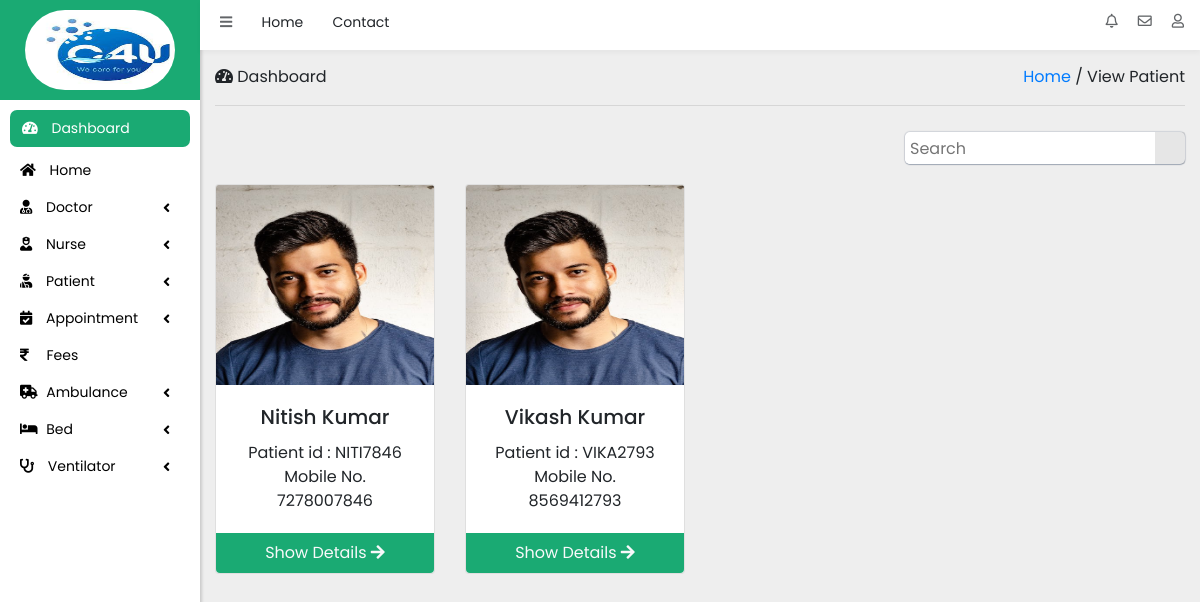
The app's page /Admin/view_patient.php (signed in) with its own data.
### tables this page shows
CREATE TABLE `add_patient` (
  `id` int(11) NOT NULL,
  `name` varchar(50) NOT NULL,
  `fname` varchar(50) NOT NULL,
  `phone` bigint(10) NOT NULL,
  `mail` varchar(50) NOT NULL,
  `dob` date NOT NULL,
  `adhar` bigint(12) NOT NULL,
  `gender` varchar(20) NOT NULL,
  `rel` varchar(20) NOT NULL,
  `patient_id` varchar(10) NOT NULL,
  `vill` varchar(50) NOT NULL,
  `post` varchar(50) NOT NULL,
  `police` varchar(50) NOT NULL,
  `dist` varchar(50) NOT NULL,
  `state` varchar(20) NOT NULL,
  `pin` int(6) NOT NULL,
  `image` varchar(100) NOT NULL
);

### Admin/view_patient.php (the view, shortened to what this page needs)
<?php
    if(isset($_SESSION['user_id'])){
    include "include/header.php";
    include "include/sidebar.php";
    include "include/top-header.php";
?>
<div class="container-fluid">
        <div class="row">
			<div class="col-12">
				<div class="dashboard-title">
					<span><i class="fas fa-tachometer-alt"></i> Dashboard</span> <span class="float-right"><a href="index.php">Home</a> / View Patient</span><hr>
				</div>
			</div>
		</div>
        <div class="row">
            <div class="col-12 col-md-12">
                <div class="search-patient-input-box">
                    <input type="text" name="search-patient" id="myInput" placeholder="Search"><i class="fas fa-search" onclick="search_patient()"></i>
                </div>
            </div>
        </div>
        <div class="row">
            <?php
                include "sql/config.php";
                $sql = "SELECT * FROM add_patient";
                $table = mysqli_query($conn, $sql);
                if(mysqli_num_rows($table) > 0){
                    while($row = mysqli_fetch_array($table)){
            ?>
            <div class="col-12 col-sm-6 col-md-4 col-lg-3">
                <div class="card">
                    <img src="sql/patient_image/<?php echo $row['image']; ?>" class="card-img-top" alt="Patient" height="200">
                    <div class="card-body">
                        <h5 class="card-title text-center"><?php echo $row['name']; ?></h5>
                        <p class="card-text text-center">Patient id : <?php echo $row['patient_id'];?> <br> Mobile No. <?php echo $row['phone'];?></p>
                    </div>
                    <a href="showallPatient.php?id=<?php echo $row['id']; ?>" class="card-link"><p id="showPatientDetail" class="text-light text-center m-0 p-2 rounded-bottom">Show Details <i class="fas fa-arrow-right"></i></p></a>
                </div>
            </div>
            <?php
                    }
                }else{
                    echo "no patient found";
                }
            ?>
        </div>
</div>
<?php
    include "include/footer.php";
    }else{
        header("Location: loginPage.php");
    }
?>

### Admin/include/header.php (shortened to what this page needs)
<!DOCTYPE html>
<html lang="en">
<head>
    <link href="https://pro.fontawesome.com/releases/v5.10.0/css/all.css" rel="stylesheet">
    <link class="jsbin" href="http://ajax.googleapis.com/ajax/libs/jqueryui/1/themes/base/jquery-ui.css" rel="stylesheet" type="text/css" />
    <link rel="stylesheet" href="https://cdn.jsdelivr.net/npm/bootstrap@4.6.2/dist/css/bootstrap.min.css">
    <link rel="stylesheet" href="css/style.css">
    <link rel="stylesheet" href="css/add_doctor.css">
    <link rel="stylesheet" href="css/add_nurse.css">
    <link rel="stylesheet" href="css/add_patient.css">
    <link rel="stylesheet" href="css/view_doctor.css">
    <link rel="stylesheet" href="css/view_appointment.css">
    <link rel="stylesheet" href="css/book_ambulance.css">
    <link rel="stylesheet" href="css/view_nurse.css">
    <link rel="stylesheet" href="css/showall.css">
    <link rel="stylesheet" href="css/showallNurse.css">
    <link rel="stylesheet" href="css/view_patient.css">
    <link rel="stylesheet" href="css/showallPatient.css">
    <link rel="stylesheet" href="css/visitedPatient_appointment.css">
    <link rel="stylesheet" href="css/newPatient_appointment.css">
    <link rel="stylesheet" href="css/appointmentQuestion.css">
    <link rel="stylesheet" href="css/loginPage.css">
</head>
<body>

### Admin/include/sidebar.php (shortened to what this page needs)
<div class="container-fluid">
        <div class="row">
            <div class="col-12 col-md-2 m-0 p-0">
                <div class="sidebar">
                    <div class="sidebar-top">
                        <img src="img/logo.jpeg" alt="logo" height="80px" width="150px">
                    </div>
                    <div id="sidebar-bottom">
                        <nav>
                            <a href="javascript:void(0)" id="active"><i class="fas fa-tachometer-alt" style="margin-left: -8px;"></i> Dashboard</a>
                            <a href="index.php"><i class="fas fa-home"></i> Home</a>
                            <a href="javascript:void(0)" onclick="ShowMenu()"><i class="fas fa-user-md"></i> Doctor <i id="drop" class="fas fa-angle-left"></i></a>
                            <a href="javascript:void(0)" onclick="ShowMenu1()"><i class="fas fa-user-nurse"></i> Nurse <i id="drop1" class="fas fa-angle-left"></i></a>
                            <a href="javascript:void(0)" onclick="ShowMenu2()"><i class="fas fa-user-injured"></i> Patient <i id="drop2" class="fas fa-angle-left"></i></a>
                            <a href="javascript:void(0)" onclick="ShowMenu3()"><i class="fas fa-calendar-check"></i> Appointment <i id="drop3" class="fas fa-angle-left"></i></a>
                            <a href="javascript:void(0)"><i class="fas fa-rupee-sign"></i> <span class="ml-1">Fees</span></a>
                            <a href="javascript:void(0)" onclick="ShowMenu4()"><i class="fas fa-ambulance"></i> <span style="margin-left: -5px;">Ambulance <i id="drop4" class="fas fa-angle-left"></i></span></a>
                            <a href="javascript:void(0)" onclick="ShowMenu5()"><i class="fas fa-bed"></i> <span style="margin-left: -5px;">Bed <i id="drop5" class="fas fa-angle-left"></i></span></a>
                            <a href="javascript:void(0)"><i class="fas fa-stethoscope"></i> Ventilator <i id="drop6" class="fas fa-angle-left"></i></a>
                        </nav>
                    </div>
                </div>
            </div>

### Admin/include/top-header.php (shortened to what this page needs)
<div class="col-12 col-md-10 m-0 p-0">
    <div class="top-header">
        <i class="fas fa-bars"></i>
            <span>Home</span>
            <span>Contact</span>
            <i class="far fa-user float-right mr-3 pt-1" onclick="LogOutDisplay()">
            </i>
            <i class="far fa-envelope float-right pt-1"></i>
            <i class="far fa-bell float-right pt-1"></i>
    </div>

### Admin/include/footer.php (shortened to what this page needs)
 </div>
        </div>
    </div>
</body>
</html>

### Admin/css/style.css (style rules this page uses)
body { margin: 0px; padding: 0px; background-color: #EEE; font-family: 'Poppins', sans-serif; }
.sidebar { height: 100vh; background-color: #fff; box-shadow: rgba(0, 0, 0, 0.15) 1.95px 1.95px 2.6px; }
.sidebar .sidebar-top { height: 100px; background-color: rgb(26, 170, 115); padding-top: 10px; }
.sidebar .sidebar-top img { display: block; margin: auto; border-radius: 50px; }
#sidebar-bottom { height: 540px; }
#sidebar-bottom nav a { display: block; color: #000; text-decoration: none; font-size: 14px; padding: 8px 20px; }
#sidebar-bottom nav a i { padding-right: 10px; }
#active { margin-top: 10px; background-color: rgb(26, 170, 115); color: #fff!important; margin-left: 10px; margin-right: 10px; border-radius: 7px; margin-bottom: 5px; }
#drop,#drop1,#drop2,#drop3,#drop4,#drop5,#drop6 { float: right; padding-top: 4px; }
.top-header { height: 50px; background-color: #fff; box-shadow: rgba(0, 0, 0, 0.04) 0px 3px 5px; padding-top: 10px; }
.top-header i { font-size: 14px; opacity: 0.7; margin-left: 20px; }
.top-header span { font-size: 14px; margin-left: 25px; }
.top-header .fa-user { position: relative; cursor: pointer; }
.dashboard-title { padding-top: 15px; }

### Admin/css/showall.css (style rules this page uses)
body { margin: 0px; padding: 0px; }

### Admin/css/showallNurse.css (style rules this page uses)
body { margin: 0px; padding: 0px; }

### Admin/css/view_patient.css (style rules this page uses)
.search-patient-input-box { float: right; background-color: #fff; margin-top: 10px; margin-bottom: 20px; box-shadow: rgba(9, 30, 66, 0.25) 0px 1px 1px, rgba(9, 30, 66, 0.13) 0px 0px 1px 1px; border-radius: 5px; }
.search-patient-input-box input { width: 250px; border: none; height: 31px; border-radius: 5px 0px 0px 5px; outline: none; padding: 0px 5px; }
.search-patient-input-box i { width: 30px; height: 32px; padding-left: 6px; padding-top: 5px; font-weight: 100; font-size: 20px; background-color: rgba(128, 128, 128, 0.199); border-radius: 0px 2px 2px 0px; }
#showPatientDetail { background-color: rgb(26, 170, 115); }

### Admin/css/showallPatient.css (style rules this page uses)
body { margin: 0px; padding: 0px; }

### Admin/css/newPatient_appointment.css (style rules this page uses)
body { margin: 0px; padding: 0px; }

### records on screen
add_patient: image (picture), name "Nitish Kumar", patient "NITI7846", phone "7278007846"
add_patient: image (picture), name "Vikash Kumar", patient "VIKA2793", phone "8569412793"
